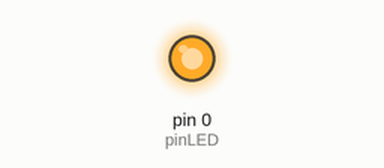
A sketch run on a simulated Arduino Uno, built with avr-gcc and run on an emulated ATmega328P. Shown: output pins drawn as LEDs (lit = HIGH). Random numbers use the default seed unless the sketch sets one.

Above: at 0.1 s.
At 36.6 s:
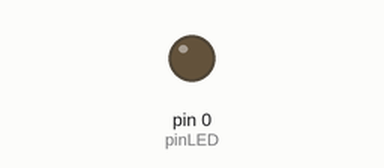
Timing chart, 0 to 40.0 s (numbered marks = the images above):
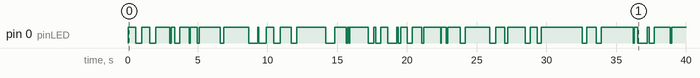

Measured:
- by itself, pin 0 (pinLED): LOW → HIGH at 0.00 s, → LOW 0.55 s later, → HIGH 0.45 s later, → LOW 0.55 s later, … (67 changes in this stretch)

The sketch:

minecraft_torch.ino
```cpp
const int modeSteady = 0;
const int modeFlicker = 1;

int currentMode;
//int pinLED = 0;
//int pinModeSwitch = 1;
int pinLED = 0;
int pinModeSwitch = 4;
int modeChangeDelay = 750;


void setup() {

  //Serial.begin(9600);
  //pinMode(5,OUTPUT);

  pinMode(pinLED,OUTPUT);
  pinMode(pinModeSwitch,INPUT);
  //currentMode = modeSteady;
  currentMode = modeFlicker;
}

void loop() {
 activateMode(currentMode);

// if (detectModeSwitchPressed()) {
//
//   analogWrite(pinLED,0);
//   delay(modeChangeDelay);
//
//   currentMode = getNewMode(currentMode);
//   activateMode(currentMode);
//
//
// } else {
//
// }
}

boolean detectModeSwitchPressed() {
  if (digitalRead(pinModeSwitch)==HIGH) {
    //digitalWrite(5,HIGH);
    return true;

  } else {
    //digitalWrite(5,LOW);
    return false;
  }
}

int getNewMode(int currentMode) {

    int newMode;
    switch (currentMode) {
      case modeSteady:
        newMode = modeFlicker;
        break;
      case modeFlicker:
        newMode = modeSteady;
        break;
    }
    return newMode;
}

void activateMode(int mode) {
  switch(mode) {
    case modeSteady:
      analogWrite(pinLED,255);
      break;
    case modeFlicker:
      int randomBrightness;
      int randomFlickerDelay;

      int brightnessMin = 5;
      int brightnessMax = 10;
      int brightnessMultiple = 25;

      randomBrightness = random(brightnessMin,brightnessMax)*brightnessMultiple;

      //Serial.println(randomBrightness);

      int delayMin = 1;
      int delayMax = 10;
      int delayMultiple = 50;

      randomFlickerDelay = random(delayMin,delayMax)*delayMultiple;

      analogWrite(pinLED,randomBrightness);
      delay(randomFlickerDelay);
      break;
  }
}
```
